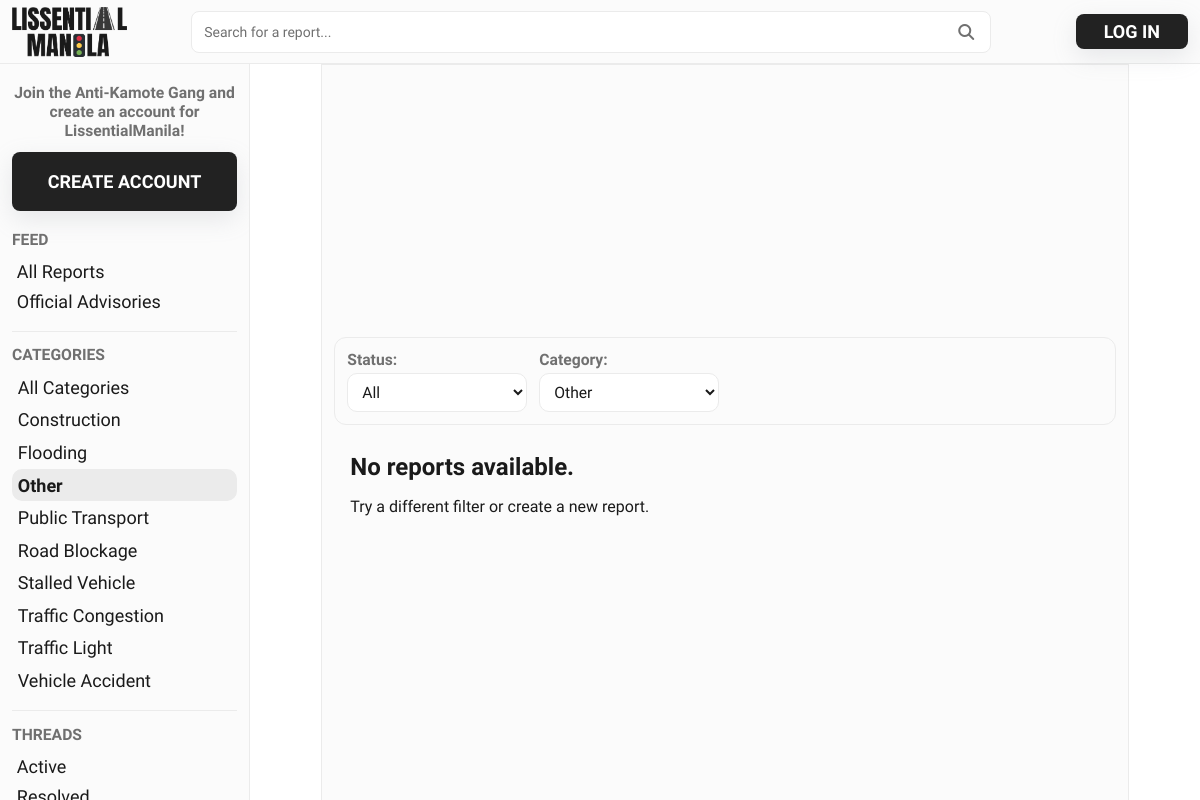
Screenshot of /index.php?category=9 with the database file from the repository.
### tables this page shows
CREATE TABLE categories (
    category_id INT AUTO_INCREMENT PRIMARY KEY,
    category_name VARCHAR(50) NOT NULL UNIQUE, 
    requires_description BOOLEAN DEFAULT FALSE,  
    is_active BOOLEAN DEFAULT TRUE,
    created_at TIMESTAMP DEFAULT CURRENT_TIMESTAMP
);

### includes/auth.php (called while the page is built, shortened)
<?php
function is_authenticated(): bool
{
    if (!isset($_SESSION['user_id'], $_SESSION['username'], $_SESSION['role'])) {
        return false;
    }
    $userId = filter_var($_SESSION['user_id'], FILTER_VALIDATE_INT, ['options' => ['min_range' => 1]]);
    $username = trim((string) $_SESSION['username']);
    $role = strtolower((string) $_SESSION['role']);
    return $userId !== false
        && $username !== ''
        && in_array($role, ['student', 'official', 'admin'], true);
}

### includes/report-feed.php (called while the page is built, shortened)
<?php
function build_filter_url(string $basePath, ?string $status, ?int $categoryId): string
{
    $query = [];
    if ($categoryId !== null) {
        $query['category'] = $categoryId;
    }
    $queryString = http_build_query($query);
    if ($queryString === '') {
        return $basePath;
    }
    return $basePath . '?' . $queryString;
}
function fetch_categories(mysqli $db): array
{
    $categories = [];
    $categoryResult = $db->query('SELECT category_id, category_name FROM categories WHERE is_active = TRUE ORDER BY category_name ASC');
    while ($row = $categoryResult->fetch_assoc()) {
        $categories[] = [
            'category_id' => (int) ($row['category_id'] ?? 0),
            'category_name' => (string) ($row['category_name'] ?? ''),
        ];
    }
    return $categories;
}
function fetch_reports_and_media(mysqli $db, string $selectedStatus, ?int $selectedCategoryId, ?int $currentUserId = null): array
{
    $sql = <<<'SQL'
        SELECT
            r.report_id,
            r.thread_id,
            r.title,
            r.description,
            r.status,
            r.upvote_count,
            r.comment_count,
            r.resolved_count,
            r.verified_by,
            r.created_at,
            u.username,
            u.first_name,
            u.last_name,
            c.category_name,
            l.city,
            l.district
        FROM reports r
        INNER JOIN users u ON u.user_id = r.user_id
        INNER JOIN categories c ON c.category_id = r.category_id
        INNER JOIN locations l ON l.location_id = r.location_id
        WHERE r.is_deleted = FALSE
    SQL;
    $types = '';
    $params = [];
    if ($selectedCategoryId !== null) {
        $sql .= ' AND r.category_id = ?';
        $types .= 'i';
        $params[] = $selectedCategoryId;
    }
    $sql .= ' ORDER BY r.created_at DESC, r.report_id DESC';
    $statement = $db->prepare($sql);
    if ($types !== '') {
        $statement->bind_param($types, ...$params);
    }
    $statement->execute();
    return fetch_report_media_for_rows($db, $statement->get_result()->fetch_all(MYSQLI_ASSOC), $currentUserId);
}
function fetch_report_media_for_rows(mysqli $db, array $reports, ?int $currentUserId = null): array
{
    if ($reports === []) {
        return ['reports' => [], 'mediaByReport' => []];
    }
    attach_user_marks($db, $reports, $currentUserId);
    $mediaByReport = [];
    return [
        'reports' => $reports,
        'mediaByReport' => $mediaByReport,
    ];
}

### index.php (the view, shortened to what this page needs)
<?php
require_once __DIR__ . '/includes/auth.php';
require_once __DIR__ . '/includes/thread-query.php';
require_once __DIR__ . '/includes/report-feed.php';
function escape_html(?string $value): string {
    return htmlspecialchars((string) $value, ENT_QUOTES, 'UTF-8');
}
$isAuthenticated = is_authenticated();
$currentUserId = filter_var($_SESSION['user_id'] ?? null, FILTER_VALIDATE_INT, ['options' => ['min_range' => 1]]);
$currentUserId = $currentUserId === false ? null : $currentUserId;
$username = $_SESSION['username'] ?? null;
$safeUsername = escape_html((string) ($username ?? ''));
$loginUrl = 'pages/auth/login.php';
$logoutUrl = 'pages/auth/logout.php';
$registerUrl = 'pages/auth/register.php';
$createReportUrl = $isAuthenticated ? 'pages/user/user-create-report.php' : $registerUrl;
$activeThreadsUrl = $isAuthenticated ? 'pages/user/user-active-threads.php' : $loginUrl;
$resolvedThreadsUrl = $isAuthenticated ? 'pages/user/user-resolved-threads.php' : $loginUrl;
$allowedStatuses = ['Pending', 'Verified', 'Resolved', 'Rejected'];
$selectedStatus = trim((string) ($_GET['status'] ?? ''));
if (!in_array($selectedStatus, $allowedStatuses, true)) {
    $selectedStatus = '';
}
$selectedCategoryId = filter_input(
    INPUT_GET,
    'category',
    FILTER_VALIDATE_INT,
    ['options' => ['min_range' => 1]]
);
$selectedCategoryId = $selectedCategoryId === false ? null : $selectedCategoryId;
$categories = [];
$reports = [];
$reportLoadError = null;
try {
    $db = thread_db();
    $categories = fetch_categories($db);
    $reportData = fetch_reports_and_media($db, $selectedStatus, $selectedCategoryId, $currentUserId);
    $reports = $reportData['reports'];
} catch (Throwable $error) {
    $reportLoadError = $error->getMessage();
}
?>
<!DOCTYPE html>
<html lang="en">
<head>
    <link rel="stylesheet" href="style/shared/global.css">
    <link rel="stylesheet" href="style/shared/navbar.css">
    <link rel="stylesheet" href="style/user/home.css">
    <link rel="stylesheet" href="https://cdnjs.cloudflare.com/ajax/libs/font-awesome/7.0.1/css/all.min.css"
/>
    <link rel="stylesheet" href="style/shared/post.css">
</head>
<body>
    <nav>
        <header class="navbar">
            <div class="navbar-logo">
                <a href="index.php">
                    <img src="assets/LOGO/logo_normal.png" alt="LissentialManila Logo">
                </a>
            </div>
            <div class="searchbar">
                <input type="search" placeholder="Search for a report...">
            </div>
            <?php if ($isAuthenticated): ?>
            <div class="icon-button-wrapper">
                <button type="button" class="icon-button notif-bell-btn" id="notifBellBtn" data-notif-api="includes/notifications-api.php" aria-haspopup="true" aria-expanded="false" aria-label="Notifications">
                    <i class="fa-solid fa-bell"></i>
                </button>
                <div class="notification-panel" id="notifPanel" hidden>
                    <div class="notification-panel-header">Nearby Alerts</div>
                    <div class="notification-panel-body" id="notifPanelBody"></div>
                </div>
                <button type="button" class="icon-button user-menu-btn" id="userMenuBtn" aria-haspopup="true" aria-expanded="false" aria-label="Account menu">
                    <i class="fa-solid fa-user"></i>
                </button>
                <div class="user-menu-panel" id="userMenuPanel" hidden>
                    <div class="user-menu-info">
                        <span class="user-menu-name"><?php echo htmlspecialchars((string) ($_SESSION['full_name'] ?? ''), ENT_QUOTES, 'UTF-8') ?: $safeUsername; ?></span>
                        <span class="user-menu-username">@<?php echo $safeUsername; ?></span>
                    </div>
                    <a class="user-menu-logout" href="<?php echo $logoutUrl; ?>">
                        <i class="fa-solid fa-right-from-bracket"></i> Log out
                    </a>
                </div>
            </div>
            <?php else: ?>
            <div class="login-button">
                <button type="button" onclick="window.location.href='<?php echo $loginUrl; ?>'">LOG IN</button>
            </div>
            <?php endif; ?>
        </header>
        <aside class="sidebar">
            <?php if (!$isAuthenticated): ?>
            <div class="sidebar-options-wrapper">
                <span class="sidebar-title sidebar-intro">Join the Anti-Kamote Gang and create an account for LissentialManila!</span>
            </div>
            <?php endif; ?>
            <div class="create-report">
                <button type="button" onclick="window.location.href='<?php echo $createReportUrl; ?>'">
                    <?php echo $isAuthenticated ? 'CREATE REPORT' : 'CREATE ACCOUNT'; ?>
                </button>
            </div>
            <div class="sidebar-options-wrapper">
                <span class="sidebar-title">FEED</span>
                <div class="sidebar-options">
                    <a href="index.php">All Reports</a>
                    <a href="#">Official Advisories</a>
                </div>
                <hr>
            </div>
            <div class="sidebar-options-wrapper">
                <span class="sidebar-title">CATEGORIES</span>
                <div class="sidebar-options">
                    <a
                        href="<?php echo escape_html(build_filter_url('index.php', $selectedStatus !== '' ? $selectedStatus : null, null)); ?>"
                        class="sidebar-filter-link<?php echo $selectedCategoryId === null ? ' is-active' : ''; ?>"
                    >
                        All Categories
                    </a>
                    <?php foreach ($categories as $category): ?>
                        <?php $categoryId = (int) ($category['category_id'] ?? 0); ?>
                        <a
                            href="<?php echo escape_html(build_filter_url('index.php', $selectedStatus !== '' ? $selectedStatus : null, $categoryId)); ?>"
                            class="sidebar-filter-link<?php echo $selectedCategoryId === $categoryId ? ' is-active' : ''; ?>"
                        >
                            <?php echo escape_html((string) ($category['category_name'] ?? '')); ?>
                        </a>
                    <?php endforeach; ?>
                </div>
                <hr>
            </div>
            <div class="sidebar-options-wrapper">
                <span class="sidebar-title">THREADS</span>
                <div class="sidebar-options">
                    <a href="<?php echo $activeThreadsUrl; ?>">Active</a>
                    <a href="<?php echo $resolvedThreadsUrl; ?>">Resolved</a>
                </div>
            </div>
        </aside>
    </nav>
    <div class="main-wrapper">
        <main>
            <form method="get" class="filter">
                <div class="filter-group">
                    <label for="status-filter">Status:</label>
                    <select id="status-filter" name="status" onchange="this.form.submit()">
                        <option value="" <?php echo $selectedStatus === '' ? 'selected' : ''; ?>>All</option>
                    </select>
                </div>
                <div class="filter-group">
                    <label for="category-filter">Category:</label>
                    <select id="category-filter" name="category" onchange="this.form.submit()">
                        <?php foreach ($categories as $category): ?>
                            <?php $categoryId = (int) ($category['category_id'] ?? 0); ?>
                            <option value="<?php echo $categoryId; ?>" <?php echo $selectedCategoryId === $categoryId ? 'selected' : ''; ?>>
                                <?php echo escape_html((string) ($category['category_name'] ?? '')); ?>
                            </option>
                        <?php endforeach; ?>
                    </select>
                </div>
            </form>
            <?php if ($reportLoadError !== null): ?>
                <section class="post" style="padding: 16px;">
                    <h2 style="margin-bottom: 8px;">Unable to load reports</h2>
                    <p style="margin-bottom: 0;">Please make sure MySQL is running and the database has been imported.</p>
                </section>
            <?php elseif ($reports === []): ?>
                <section class="post" style="padding: 16px;">
                    <h2 style="margin-bottom: 8px;">No reports available.</h2>
                    <p style="margin-bottom: 0;">Try a different filter or create a new report.</p>
                </section>
            <?php endif; ?>
        </main>
    </div>
</body>
</html>

### style/shared/global.css (style rules this page uses)
:root { --color1: #ffffff; --color2: #fbfbfb; --color3: #ebebeb; --color4: #707070; --color5: #222222; --colorText: #1a1a1a; --colorBlue: #5ca3ff; --colorRed: #cd474b; --colorYellow: #febc01; --colorGreen: #34622f; --colorComplement: #000000; --space-xsmall: clamp(0.25rem, 0.2rem + 0.3vw, 0.5rem); --space-small: clamp(0.5rem, 0.4rem + 0.5vw, 0.75rem); --space-medium: clamp(0.75rem, 0.6rem + 0.8vw, 1.5rem); --space-large: clamp(1.25rem, 1rem + 1vw, 2.5rem); --space-xlarge: clamp(2rem, 1.5rem + 2vw, 4rem); --font-xsmall: clamp(0.75rem, 0.72rem + 0.15vw, 0.875rem); --font-small: clamp(0.875rem, 0.83rem + 0.2vw, 1rem); --font-medium: clamp(1rem, 0.95rem + 0.3vw, 1.125rem); --font-large: clamp(1.25rem, 1.1rem + 0.6vw, 1.75rem); --font-xlarge: clamp(1.75rem, 1.4rem + 1vw, 2.5rem); --font-xxlarge: clamp(2.25rem, 1.8rem + 1.5vw, 3.5rem); }
* { margin: 0; padding: 0; box-sizing: border-box; font-family: "Google Sans", sans-serif; font-optical-sizing: auto; font-weight: 400; font-style: normal; }
body { background-color: var(--color1); color: var(--colorText); }
h1, h2, h3 { font-weight: 700; }
p, body { font-weight: 400; }
button { border: none; border-radius: 8; background-color: var(--color5); color: var(--color1); font-weight: 500; padding: var(--space-xsmall); }

### style/shared/navbar.css (style rules this page uses)
.navbar { position: fixed; top: 0; width: 100%; height: 64px; display: flex; flex-direction: row; align-items: center; justify-content: space-between; background-color: var(--color2); border-bottom: 1px solid var(--color3); z-index: 20; padding: 0 var(--space-small); gap: var(--space-medium); }
.searchbar { flex: 8; position: relative; display: flex; align-items: center; justify-content: center; }
.searchbar input { width: 800px; padding: var(--space-small); padding-right: 40px; border: 1px solid var(--color3); border-radius: 8px; background-color: var(--color1); color: var(--color5); font-size: 14px; transition: all 0.1s ease; }
.searchbar input::placeholder { color: var(--color4); }
.sidebar { position: fixed; left: 0; top: 64px; height: calc(100vh - 64px); width: 250px; padding: var(--space-small); display: flex; flex-direction: column; overflow-y: auto; background-color: var(--color2); border-right: 1px solid var(--color3); z-index: 10; }
.create-report { margin: var(--space-small) 0; }
.create-report button { width: 100%; padding: var(--space-medium); font-weight: 600; font-size: var(--font-medium); border-radius: 8px; box-shadow: rgba(149, 157, 165, 0.2) 0px 8px 24px; transition: transform 0.2s ease-in-out, box-shadow 0.2s ease-in-out; cursor: pointer; }
.sidebar-title { color: var(--color4); font-size: var(--font-small); padding-top: var(--space-xsmall); font-weight: 600; }
.sidebar-options { display: flex; flex-direction: column; }
.sidebar-options a { outline: none; padding: calc(var(--space-xsmall) - 2px); text-decoration: none; color: var(--colorText); font-size: var(--font-medium); transition: 0.1s ease-out; }
.sidebar-options .sidebar-filter-link { border: 1px solid transparent; border-radius: 10px; }
.sidebar-options .sidebar-filter-link.is-active { background-color: var(--color3); font-weight: 600; }
.login-button button { width: 100%; padding: var(--space-xsmall) var(--space-large); font-weight: 600; font-size: var(--font-medium); border-radius: 8px; box-shadow: rgba(149, 157, 165, 0.2) 0px 8px 24px; transition: transform 0.2s ease-in-out, box-shadow 0.2s ease-in-out; cursor: pointer; transition: 0.2s ease-out; }
.sidebar-intro { text-align: center; }

### style/shared/post.css (style rules this page uses)
.post { width: 100%; display: flex; flex-direction: column; gap: 8px; padding: var(--space-medium); border-radius: 16px; transition: 0.1s ease-out; }

### rows the page displays
categories: category_name "Construction"
categories: category_name "Flooding"
categories: category_name "Other"
categories: category_name "Public Transport"
categories: category_name "Road Blockage"
categories: category_name "Stalled Vehicle"
categories: category_name "Traffic Congestion"
categories: category_name "Traffic Light"
categories: category_name "Vehicle Accident"

### other values shown
form field category "Other"
